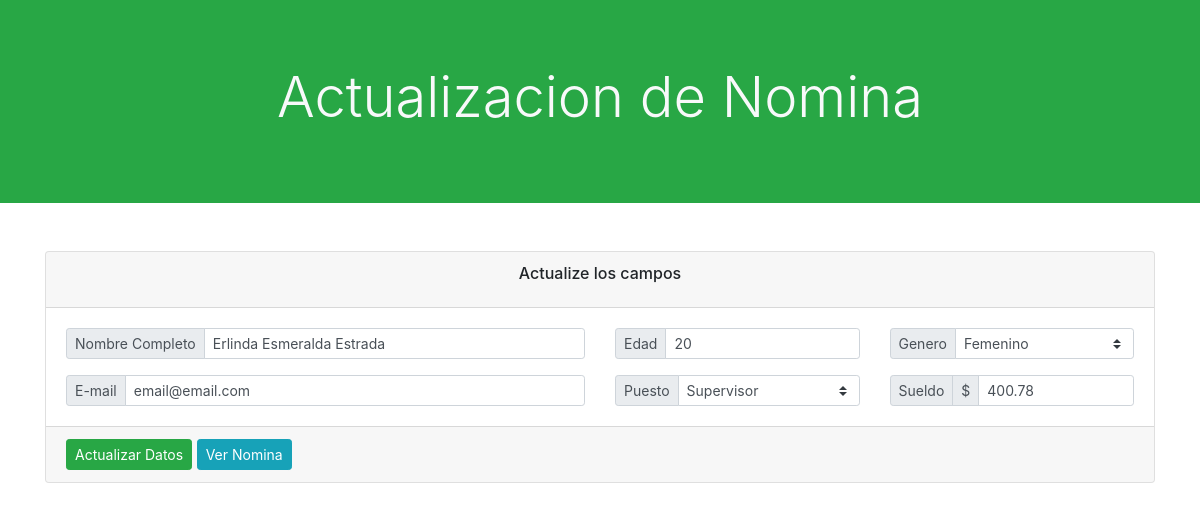
The app's page /update-nomina.php?id_empleado=2 with its own data.
### tables this page shows
CREATE TABLE `empleados` (
  `id_empleado` int(11) NOT NULL,
  `nombre` varchar(200) NOT NULL,
  `edad` int(11) NOT NULL,
  `id_genero` int(11) NOT NULL,
  `email` varchar(100) NOT NULL,
  `id_puesto` int(11) NOT NULL,
  `sueldo` float NOT NULL
);

### model/class.empleadosdao.php (called while the page is built, shortened)
<?php
class Empleados{
	public function loadEmpleado($id_empleado){
		$rows = null;
		$modelo = new Conexion();
		$conexion = $modelo->getConexion();
		$sql = "select * from empleados where id_empleado = :id_empleado";
		$statement = $conexion->prepare($sql);
		$statement->bindParam(":id_empleado", $id_empleado);
		$statement->execute();
		while ($result = $statement->fetch()) {
			$rows[] = $result;
		}
		return $rows;
	}
}
 ?>

### model/class.generodao.php (called while the page is built)
<?php
class Genero{
	public function readGenero(){
		$rows = null;
		$modelo = new Conexion();
		$conexion = $modelo->getConexion();
		$sql = "select * from genero";
		$statement = $conexion->prepare($sql);
		$statement->execute();
		while($result = $statement->fetch()){
			$rows[] = $result;
		}
		return $rows;
	}
}
 ?>

### controller/readgeneros.php (called while the page is built)
<?php
$dao = new Genero();
$generos = $dao->readGenero();
 ?>

### model/class.puestodao.php (called while the page is built)
<?php
class Puesto{
	public function readPuesto(){
		$rows = null;
		$modelo = new Conexion();
		$conexion = $modelo->getConexion();
		$sql = "select * from puesto";
		$statement = $conexion->prepare($sql);
		$statement->execute();
		while($result = $statement->fetch()){
			$rows[] = $result;
		}
		return $rows;
	}
}
 ?>

### controller/readpuesto.php (called while the page is built)
<?php
$dao = new Puesto();
$puestos = $dao->readPuesto();
 ?>

### update-nomina.php (the view, shortened to what this page needs)
<?php
require_once 'model/class.empleadosdao.php';
require_once 'model/class.generodao.php';
require_once 'model/class.puestodao.php';
require_once 'controller/readgeneros.php';
require_once 'controller/readpuesto.php';
 ?>
<!DOCTYPE html>
<html lang="es">
<head>
	<link rel="stylesheet" type="text/css" href="css/bootstrap.min.css">
	<link rel="stylesheet" type="text/css" href="icon/icon.css">
</head>
<body>
	<header>
		<div class="jumbotron rounded-0 bg-success">
			<h1 class="text-center display-4 text-light">Actualizacion de Nomina</h1>
		</div>
	</header>
	<section>
		<div class="container mt-5 mb-5">
			<div class="card">
				<div class="card-header">
					<h6 class="card-title text-center">Actualize los campos</h6>
				</div>
				<?php
				if (isset($_GET['id_empleado'])) {
				 	$dao = new Empleados();
				 	$id_empleado = $_GET['id_empleado'];
				 	$load = $dao->loadEmpleado($id_empleado);
				 	?>
				 	<?php
				 	foreach($load as $loa) { ?>
						<form action="controller/updateempleados.php" method="post">
							<div class="card-body">
							<div class="row mb-3">
								<div class="input-group input-group-sm col-6">
									<div class="input-group-prepend">
										<span class="input-group-text">Nombre Completo</span>
									</div>
									<input type="text" name="nombre" value="<?php echo $loa['nombre'] ?>" class="form-control">
								</div>
								<div class="input-group input-group-sm col-3">
									<div class="input-group-prepend">
										<span class="input-group-text">Edad</span>
									</div>
									<input type="text" name="edad" value="<?php echo $loa['edad'] ?>" placeholder="" class="form-control">
								</div>
								<div class="input-group input-group-sm col-3">
									<div class="input-group-prepend">
										<span class="input-group-text">Genero</span>
									</div>
									<select name="genero" class="custom-select">
										<?php
										foreach ($generos as $genero) { ?>
											<?php
											if ($genero['id_genero'] == $loa['id_genero']) { ?>
												<option value="<?php echo $genero['id_genero'] ?>" selected="">
													<?php echo $genero['genero'] ?>
												</option>
											<?php } else { ?>
												<option value="<?php echo $genero['id_genero'] ?>">
													<?php echo $genero['genero'] ?>
												</option>
											<?php } ?>
										<?php } ?>
									</select>
								</div>
							</div>
							<div class="row">
								<div class="input-group input-group-sm col-6">
									<div class="input-group-prepend">
										<span class="input-group-text">E-mail</span>
									</div>
									<input type="email" name="email" value="<?php echo $loa['email'] ?>" placeholder="" class="form-control">
								</div>
								<div class="input-group input-group-sm col-3">
									<div class="input-group-prepend">
										<span class="input-group-text">Puesto</span>
									</div>
									<select name="puesto" class="custom-select">
										<?php
										foreach ($puestos as $puesto) { ?>
											<?php
											if ($puesto['id_puesto'] == $loa['id_puesto']) { ?>
												<option value="<?php echo $puesto['id_puesto'] ?>" selected="">
													<?php echo $puesto['puesto'] ?>
												</option>
											<?php } else { ?>
												<option value="<?php echo $puesto['id_puesto'] ?>">
													<?php echo $puesto['puesto'] ?>
												</option>
											<?php } ?>
										<?php } ?>
									</select>
								</div>
								<div class="input-group input-group-sm col-3">
									<div class="input-group-prepend">
										<span class="input-group-text">Sueldo</span>
										<span class="input-group-text">$</span>
									</div>
									<input type="text" name="sueldo" value="<?php echo $loa['sueldo'] ?>" placeholder="" class="form-control">
								</div>
							</div>
						</div>
					<div class="card-footer">
						<input type="submit" value="Actualizar Datos" class="btn btn-sm btn-success">
						<a href="nomina.php" class="btn btn-sm btn-info">Ver Nomina</a>
					</div>
				</form>
					<?php } ?>
				<?php } ?>
			</div>
		</div>
	</section>
</body>
</html>

### records on screen
empleados: nombre "Erlinda Esmeralda Estrada", edad "20", email "email@email.com", sueldo "400.78"

### other values on screen
form field genero "Femenino"
form field puesto "Supervisor"
